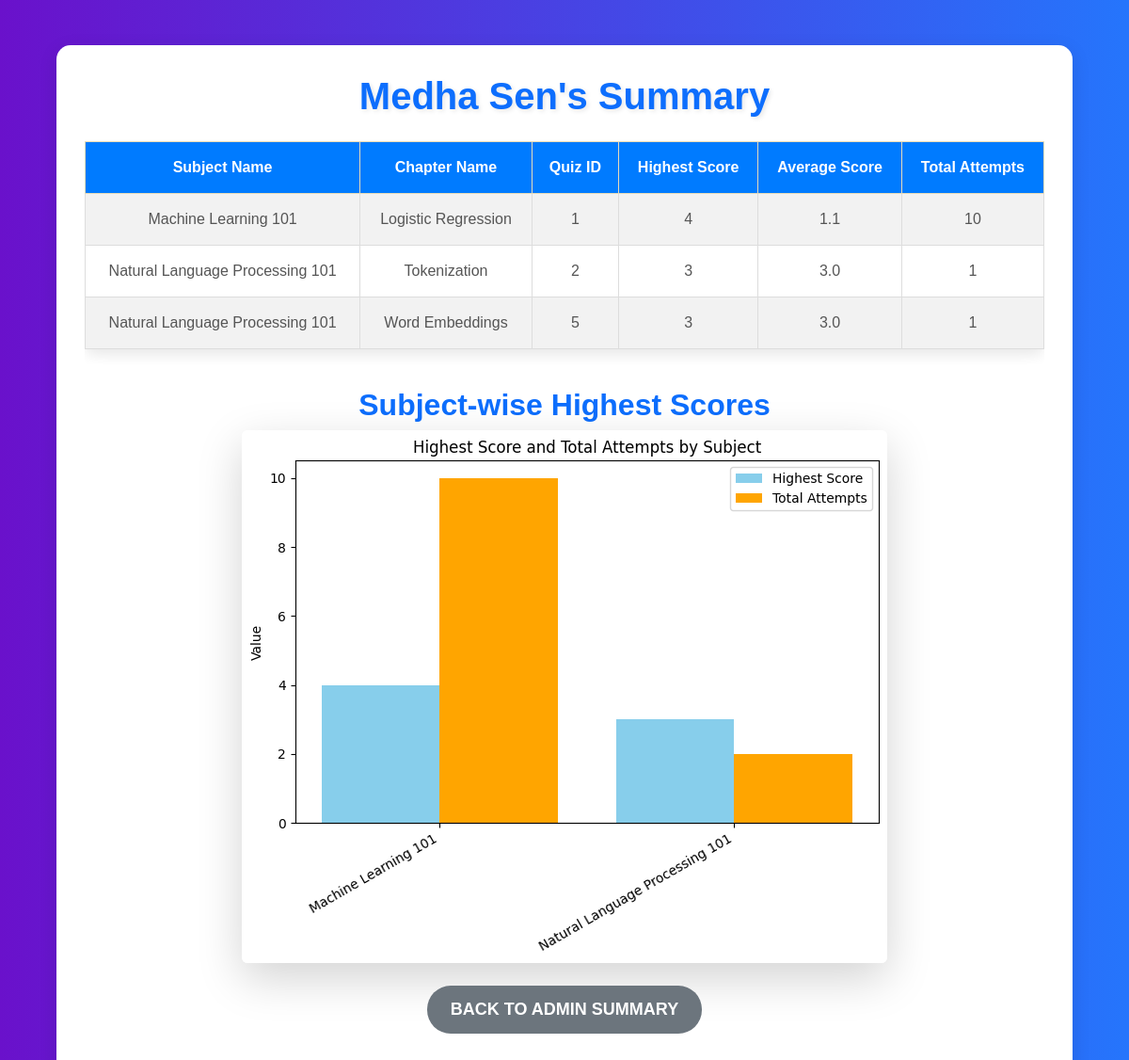
Page /user_summary/2 (signed in) on the committed database.
### models/models.py (models this page shows, shortened)
class User(db.Model):
    id =db.Column(db.Integer, primary_key=True)
    username=db.Column(db.String(100), unique=True, nullable=False)
    password=db.Column(db.String(100), nullable=False)
    full_name=db.Column(db.String(100), nullable=False)
    qualification=db.Column(db.String(100))
    dob=db.Column(db.Date)
    scores = db.relationship('Scores', backref='user', lazy=True)

class Scores(db.Model):
    id=db.Column(db.Integer, primary_key=True)
    quiz_id=db.Column(db.Integer, db.ForeignKey('quiz.id'), nullable=False)
    user_id=db.Column(db.Integer, db.ForeignKey('user.id'), nullable=False)
    time_stamp_of_attempt=db.Column(db.DateTime, nullable=False)
    total_scored=db.Column(db.Integer, nullable=False)

class Subject(db.Model):
    id=db.Column(db.Integer, primary_key=True)
    name=db.Column(db.String(100), unique=True, nullable=False)
    description=db.Column(db.Text)
    chapters=db.relationship('Chapter', backref='subject', lazy=True)

class Chapter(db.Model):
    id=db.Column(db.Integer, primary_key=True)
    name=db.Column(db.String(100), nullable=False)
    description=db.Column(db.Text)
    subject_id=db.Column(db.Integer, db.ForeignKey('subject.id'), nullable=False)
    quizzes=db.relationship('Quiz', backref='chapter', lazy=True)

class Quiz(db.Model):
    id=db.Column(db.Integer, primary_key=True)
    chapter_id=db.Column(db.Integer, db.ForeignKey('chapter.id'), nullable=False)
    date_of_quiz=db.Column(db.Date)
    time_duration=db.Column(db.String(10))
    remarks=db.Column(db.Text)
    questions=db.relationship('Questions', backref='quiz', lazy=True)
    scores=db.relationship('Scores', backref='quiz', lazy=True)

### app.py (the view)
@app.route('/user_summary/<int:user_id>')
@login_required
def user_summary(user_id):
    user = User.query.get(user_id)
    if not user:
        flash("User not found", "danger")
        return redirect(url_for('user_dashboard'))
    quiz_scores = get_quiz_scores(user_id)
    chart_image = generate_chart_images(user_id)
    return render_template('user_summary.html',
                           quiz_scores=quiz_scores,
                           chart_image=chart_image,
                           full_name=user.full_name)

### app.py (called while the page is built)
@login_manager.user_loader
def load_user(user_id):
    return User.query.get(int(user_id)) or Admin.query.get(int(user_id))

### templates/user_summary.html (shortened to what this page needs)
<!DOCTYPE html>
<html lang="en">
<head>
    <link href="https://cdn.jsdelivr.net/npm/bootstrap@5.3.0-alpha1/dist/css/bootstrap.min.css" rel="stylesheet" />
    <link rel="stylesheet" href="{{ url_for('static', filename='css/user_summary.css') }}">
</head>
<body class="bg-light">
<div class="container my-5">
    <h1 class="text-center text-primary mb-4">{{full_name}}'s Summary</h1>
    <div class="table-responsive">
        <table class="table table-striped table-bordered table-hover">
            <thead class="table-warning">
                <tr>
                    <th>Subject Name</th>
                    <th>Chapter Name</th>
                    <th>Quiz ID</th>
                    <th>Highest Score</th>
                    <th>Average Score</th>
                    <th>Total Attempts</th>
                </tr>
            </thead>
            <tbody>
                {% for quiz in quiz_scores %}
                <tr>
                    <td>{{ quiz.subject_name }}</td>
                    <td>{{ quiz.chapter_name }}</td>
                    <td>{{ quiz.quiz_id }}</td>
                    <td>{{ quiz.highest_score }}</td>
                    <td>{{ quiz.average_score }}</td>
                    <td>{{ quiz.total_attempts }}</td>
                </tr>
                {% endfor %}
            </tbody>
        </table>
    </div>
    <div class="my-4 text-center">
        <h2 class="text-primary">Subject-wise Highest Scores</h2>
        <img alt="Highest Scores Chart" class="img-fluid rounded shadow-lg">
    </div>
    <div class="d-flex justify-content-center my-4">
        {% if request.referrer and ('user_dashboard' in request.referrer or 'user-scores' in request.referrer) %}
        <a href="{{ url_for('user_dashboard') }}" class="btn btn-primary btn-lg">Back to User Dashboard</a>
        {% else %}
        <a href="{{ url_for('summary') }}" class="btn btn-secondary btn-lg">Back to Admin Summary</a>
        {% endif %}
    </div>
</div>
</body>
</html>

### static/css/user_summary.css (style rules this page uses)
body { font-family: 'Poppins', sans-serif; background: linear-gradient(to right, #6a11cb, #2575fc); color: #333; margin: 0; padding: 0; height: 100vh; }
h1, h2 { font-family: 'Montserrat', sans-serif; font-weight: 700; }
h1 { color: #007bff; text-shadow: 2px 2px 5px rgba(0, 0, 0, 0.1); }
.container { background: white; border-radius: 15px; padding: 30px; box-shadow: 0 5px 20px rgba(0, 0, 0, 0.1); max-width: 90%; margin: 50px auto; }
.table { font-size: 16px; border-radius: 10px; box-shadow: 0 5px 15px rgba(0, 0, 0, 0.1); }
.table th, .table td { padding: 15px; text-align: center; }
.table th { background-color: #007bff; color: white; font-weight: 600; }
.table-warning { background-color: #f8c75d; }
.table-striped tbody tr:nth-child(odd) { background-color: #f9f9f9; }
.table-bordered { border: 1px solid #ddd; }
.table td { background-color: #fff; color: #555; }
.my-4 { margin-top: 40px; margin-bottom: 40px; }
.img-fluid { max-width: 100%; height: auto; }
.shadow-lg { box-shadow: 0px 10px 30px rgba(0, 0, 0, 0.1); }
.btn { font-size: 18px; font-weight: 600; padding: 12px 25px; border-radius: 25px; text-transform: uppercase; transition: all 0.3s ease; }
.btn-secondary { background-color: #6c757d; color: white; border: none; }

### rows in the picture
User: full_name "Medha Sen"
Scores: subject_name "Machine Learning 101", chapter_name "Logistic Regression", quiz_id "1", highest_score "4", average_score "1.1", total_attempts "10"
Scores: subject_name "Natural Language Processing 101", chapter_name "Tokenization", quiz_id "2", highest_score "3", average_score "3.0", total_attempts "1"
Subject: subject_name "Natural Language Processing 101"
Chapter: chapter_name "Word Embeddings"

### other values in the picture
{{ quiz.quiz_id }} "5"
{{ quiz.highest_score }} "3"
{{ quiz.average_score }} "3.0"
{{ quiz.total_attempts }} "1"
